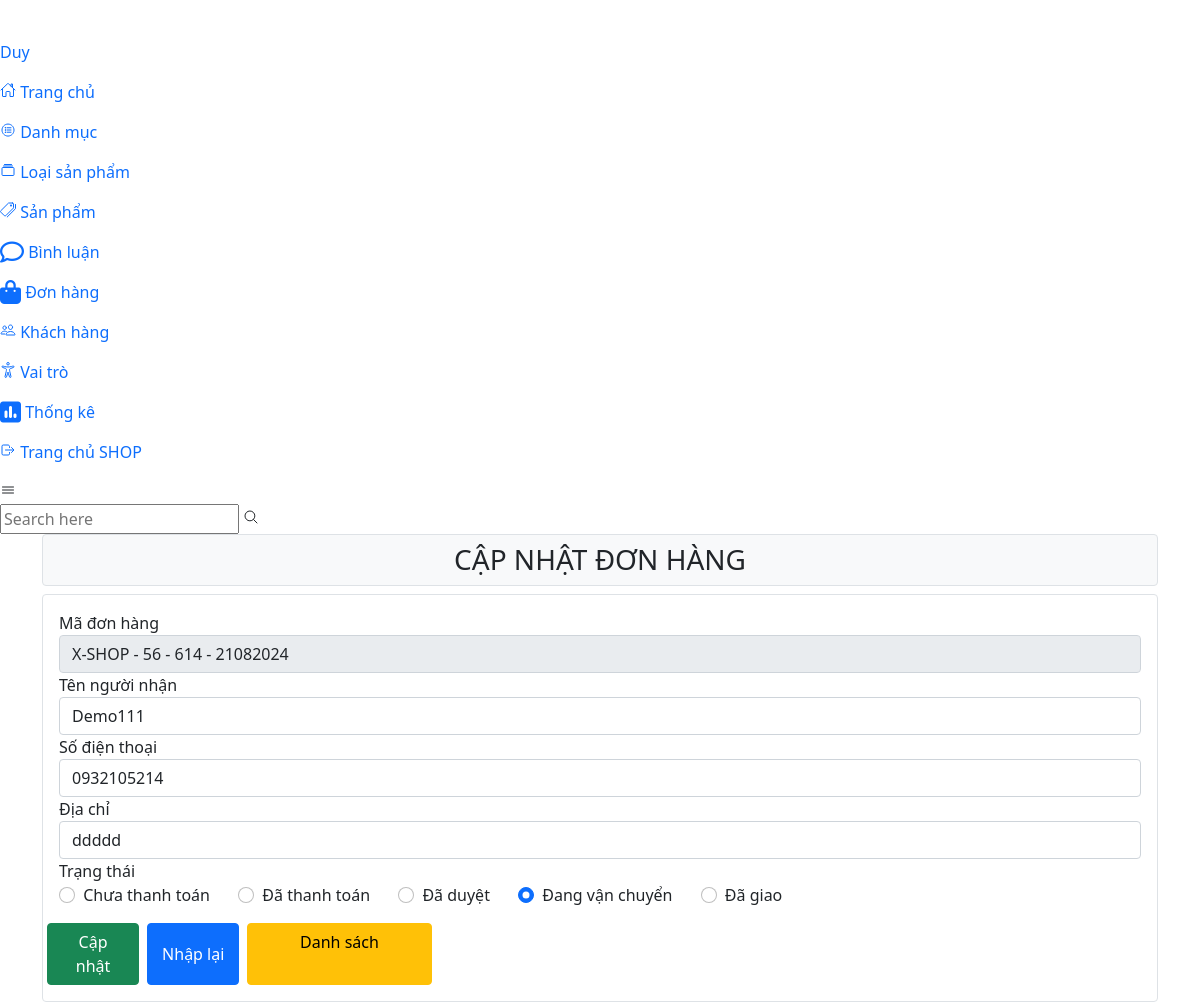
Page /admin/donhang/index.php?btn_edit&ID_DH=94 (signed in) on the committed database.
### tables this page shows
CREATE TABLE `donhang` (
  `ID_DH` int(11) NOT NULL,
  `MaHD` varchar(50) NOT NULL,
  `MaND` int(11) NOT NULL,
  `NguoiNhan` varchar(50) NOT NULL,
  `Email` varchar(100) NOT NULL,
  `SDT` varchar(20) NOT NULL,
  `DiaChi` varchar(200) NOT NULL,
  `GhiChu` text NOT NULL,
  `PhuongThucTT` varchar(1) NOT NULL,
  `TongTien` int(11) NOT NULL,
  `TrangThai` varchar(1) NOT NULL,
  `NgayTaoDon` date NOT NULL DEFAULT current_timestamp()
);

### admin/donhang/index.php (called while the page is built, shortened)
<?php
    include_once ("../../dao/pdo.php");
    if(exist_param("btn_edit")) {
        $ID_DH = $_GET['ID_DH'];
        $item=loadone_bill($ID_DH);
        extract($item);
    }elseif (exist_param('kyw')) {
        $kyw= $_GET['kyw'];
        require_once 'phantrang.php';
        $items=bill_page($kyw, $orderCondition, $item_per_page, $offset);
        $VIEW_NAME = "danhsach.php";
    }
    require "../layout.php";
?>

### dao/pdo.php (called while the page is built, shortened)
<?php
function pdo_get_connection(){
    $dburl = "mysql:host=sql204.infinityfree.com;dbname=if0_37000429_duanmau_web2041;charset=utf8";
    $username = 'if0_37000429';
    $password = '0905206292Duy';
    $conn = new PDO($dburl, $username, $password);
    $conn->setAttribute(PDO::ATTR_ERRMODE, PDO::ERRMODE_EXCEPTION);
    return $conn;
}
function pdo_query_one($sql){
    $sql_args = array_slice(func_get_args(), 1);
    try{
        $conn = pdo_get_connection();
        $stmt = $conn->prepare($sql);
        $stmt->execute($sql_args);
        $row = $stmt->fetch(PDO::FETCH_ASSOC);
        return $row;
    }
    catch(PDOException $e){
        throw $e;
    }
    finally{
        unset($conn);
    }
}

### dao/donhang.php (called while the page is built, shortened)
<?php
    require_once 'pdo.php';
    function loadone_bill($ID_DH){
        $sql="select * from donhang where ID_DH=".$ID_DH;
        $bill=pdo_query_one($sql);
        return $bill;
    }
?>

### admin/donhang/capnhat.php (the view, shortened to what this page needs)
<h3 class="text-uppercase p-2 bg-light mb-2 border rounded text-center">Cập nhật đơn hàng</h3>
    <form action="index.php" class="bg-white border p-3 rounded" method="post">
        <div class="form-group ">
            <label for="MaHD">Mã đơn hàng</label>
            <input type="text" class="form-control" name="MaHD" id="MaHD" value="<?=$MaHD?>" readonly>
        </div>
        <div class="form-group">
            <label for="TenNN">Tên người nhận</label>
            <input type="text" class="form-control" name="TenNN" id="TenNN" value="<?=$NguoiNhan?>">
        </div>
        <div class="form-group">
            <label for="SDT">Số điện thoại</label>
            <input type="text" class="form-control" name="SDT" id="SDT" value="<?=$SDT?>">
        </div>
        <div class="form-group">
            <label for="DiaChi">Địa chỉ</label>
            <input type="text" class="form-control" name="DiaChi" id="DiaChi" value="<?=$DiaChi?>">
        </div>
        <div class="form-group ">
            <label for="TrangThai">Trạng thái</label>
            <div class="form-group">
                    <input class="form-check-input me-1" id="TrangThai1" type="radio" name="TrangThai"
                    <?php if (isset($TrangThai) && $TrangThai=="a") echo "checked";?>
                    value="a">
                    <label class="form-check-label me-4" for="TrangThai1">Chưa thanh toán</label>
                    <input class="form-check-input me-1" id="TrangThai2" type="radio" name="TrangThai"
                    <?php if (isset($TrangThai) && $TrangThai=="b") echo "checked";?>
                    value="b">
                    <label class="form-check-label me-4" for="TrangThai2">Đã thanh toán</label>
                    <input class="form-check-input me-1" id="TrangThai3" type="radio" name="TrangThai"
                    <?php if (isset($TrangThai) && $TrangThai=="c") echo "checked";?>
                    value="c">
                    <label class="form-check-label me-4" for="TrangThai3">Đã duyệt</label>
                    <input class="form-check-input me-1" id="TrangThai4" type="radio" name="TrangThai"
                    <?php if (isset($TrangThai) && $TrangThai=="d") echo "checked";?>
                    value="d">
                    <label class="form-check-label me-4" for="TrangThai4">Đang vận chuyển</label>
                    <input class="form-check-input me-1" id="TrangThai5" type="radio" name="TrangThai"
                    <?php if (isset($TrangThai) && $TrangThai=="e") echo "checked";?>
                    value="e">
                    <label class="form-check-label" for="TrangThai5">Đã giao</label>
            </div>
        </div>
        <div class="btn-form row">
        <button name="btn_update" class="btn btn-success mt-3 me-2 col-lg-1">Cập nhật</button>
        <button type="reset" class="btn btn-primary mt-3 me-2 col-lg-1">Nhập lại</button>
        <a href="./" class="btn btn-warning mt-3 me-2 col-lg-2">Danh sách</a>
        </div>
    </form>

### rows in the picture
donhang: MaHD "X-SHOP - 56 - 614 - 21082024", TenNN "Demo111", SDT "0932105214", DiaChi "ddddd", TrangThai "☐ Chưa thanh toán", TrangThai "☐ Đã thanh toán", TrangThai "☐ Đã duyệt", TrangThai "☑ Đang vận chuyển", TrangThai "☐ Đã giao"

### other values in the picture
$_SESSION['nguoidung']['Ten'] "Duy"
